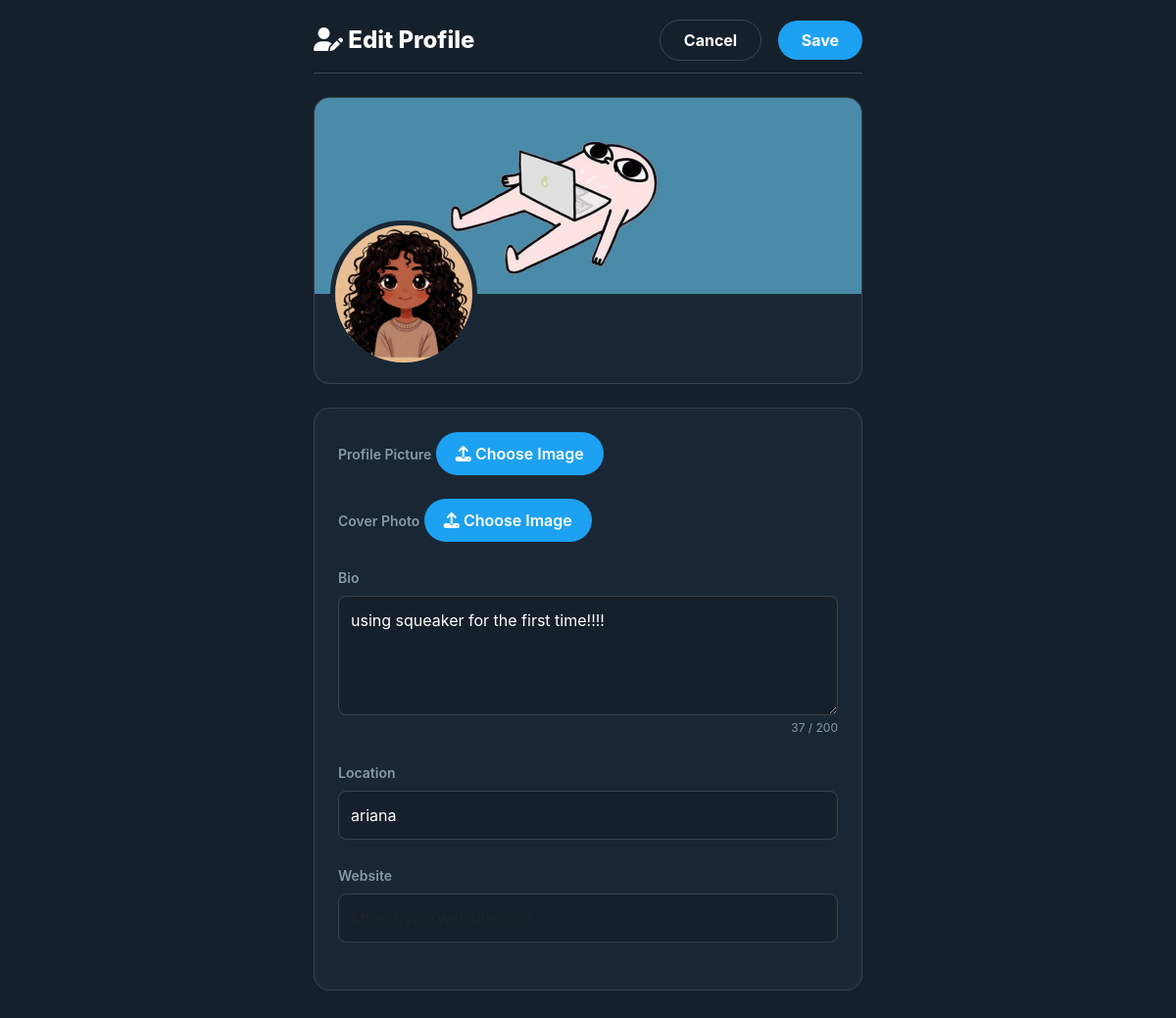
Page /profile/edit/ (signed in) on the committed database.
### musker/models.py (models this page shows, shortened)
class Profile(models.Model):
    user = models.OneToOneField(User, on_delete=models.CASCADE)
    follows = models.ManyToManyField("self", related_name="followed_by", symmetrical=False, blank=True)
    profile_image = models.ImageField(upload_to='profile_images/', blank=True, null=True)
    cover_image = models.ImageField(upload_to='cover_images/', blank=True, null=True)
    bio = models.TextField(max_length=200, blank=True)
    location = models.CharField(max_length=100, blank=True)
    website = models.URLField(blank=True)
    date_modified = models.DateTimeField(auto_now=True)
    date_created = models.DateTimeField(auto_now_add=True, null=True, blank=True)

### musker/views.py (the view)
# urls.py: path('profile/edit/', views.edit_profile, name='edit_profile'),
@login_required
def edit_profile(request):
    profile = request.user.profile
    if request.method == "POST":
        form = ProfileEditForm(request.POST, request.FILES, instance=profile)
        if form.is_valid():
            form.save()
            messages.success(request, "Your profile has been updated successfully!")
            return redirect('profile', pk=request.user.pk)
    else:
        form = ProfileEditForm(instance=profile)
    return render(request, 'editProfile.html', {'form': form, 'profile': profile})

### musker/forms.py
class ProfileEditForm(forms.ModelForm):
    profile_image = forms.ImageField(
        required=False,
        widget=forms.FileInput(attrs={
            'class': 'form-control',
            'accept': 'image/*'
        })
    )
    cover_image = forms.ImageField(
        required=False,
        widget=forms.FileInput(attrs={
            'class': 'form-control',
            'accept': 'image/*'
        })
    )
    bio = forms.CharField(
        required=False,
        widget=forms.Textarea(attrs={
            'class': 'form-control',
            'rows': 4,
            'placeholder': 'Tell us about yourself...'
        })
    )
    location = forms.CharField(
        required=False,
        widget=forms.TextInput(attrs={
            'class': 'form-control',
            'placeholder': 'Your location'
        })
    )
    website = forms.URLField(
        required=False,
        widget=forms.URLInput(attrs={
            'class': 'form-control',
            'placeholder': 'https://yourwebsite.com'
        })
    )
    class Meta:
        model = Profile
        fields = ['profile_image', 'cover_image', 'bio', 'location', 'website']

### musker/context_processors.py (called while the page is built)
def get_trending_topics(days=1, limit=5, min_meeps=3):
    cache_key = f'trending_topics_{days}_{limit}_{min_meeps}'
    cached = cache.get(cache_key)
    if cached:
        return cached
    time_threshold = timezone.now() - timedelta(days=days)
    trending = Hashtag.objects.filter(
        meephashtag__meep__created_at__gte=time_threshold
    ).annotate(
        meep_count=Count('meephashtag')
    ).filter(
        meep_count__gte=min_meeps
    ).order_by('-meep_count')[:limit]
    cache.set(cache_key, trending, 300)
    return trending

def get_suggested_profiles(user, limit=3):
    if not user.is_authenticated:
        return []
    suggested = Profile.objects.exclude(
        user=user
    ).exclude(
        followed_by=user.profile
    ).annotate(
        follower_count=Count('followed_by')
    ).order_by('-follower_count')[:limit]
    return suggested

def sidebar_context(request):
    context = {
        'trending_topics': get_trending_topics(days=1, limit=5, min_meeps=3),
    }
    if request.user.is_authenticated:
        context['suggested_profiles'] = get_suggested_profiles(request.user, limit=3)
    return context

### musker/templates/editProfile.html (shortened to what this page needs)
{% load static %}
<!DOCTYPE html>
<html lang="en">
<head>
    <link href="https://cdn.jsdelivr.net/npm/bootstrap@5.3.0/dist/css/bootstrap.min.css" rel="stylesheet">
    <link rel="stylesheet" href="https://cdnjs.cloudflare.com/ajax/libs/font-awesome/6.4.0/css/all.min.css">
</head>
<body>
    <div class="edit-container">
        <div class="edit-header">
            <h2><i class="fas fa-user-edit"></i> Edit Profile</h2>
            <div>
                <a href="{% url 'profile' request.user.pk %}" class="btn btn-cancel">Cancel</a>
                <button type="submit" form="edit-form" class="btn btn-save">Save</button>
            </div>
        </div>
        <form method="POST" enctype="multipart/form-data" id="edit-form">
            <div class="preview-section">
                <div class="cover-preview" id="cover-preview">
                    {% if profile.cover_image %}
                        <img src="{{ profile.cover_image.url }}" alt="Cover" id="cover-img">
                    {% endif %}
                </div>
                <div class="profile-preview" id="profile-preview">
                    {% if profile.profile_image %}
                        <img src="{{ profile.profile_image.url }}" alt="Profile" id="profile-img">
                    {% else %}
                        <img src="{% static 'images/default_profile.png' %}" alt="Profile" id="profile-img">
                    {% endif %}
                </div>
            </div>
            <div class="form-section">
                <div class="mb-4">
                    <label class="form-label">Profile Picture</label>
                    <label for="id_profile_image" class="upload-label">
                        <i class="fas fa-upload"></i> Choose Image
                    </label>
                </div>
                <div class="mb-4">
                    <label class="form-label">Cover Photo</label>
                    <label for="id_cover_image" class="upload-label">
                        <i class="fas fa-upload"></i> Choose Image
                    </label>
                </div>
                <div class="mb-4">
                    <label for="id_bio" class="form-label">Bio</label>
                    {{ form.bio }}
                    <div class="char-count">
                        <span id="bio-count">0</span> / 200
                    </div>
                </div>
                <div class="mb-4">
                    <label for="id_location" class="form-label">Location</label>
                    {{ form.location }}
                </div>
                <div class="mb-4">
                    <label for="id_website" class="form-label">Website</label>
                    {{ form.website }}
                </div>
            </div>
        </form>
    </div>
</body>
</html>

### musker/templates/editProfile.html (style rules this page uses)
:root { --primary-color: #1da1f2; --bg-color: #15202b; --card-bg: #192734; --border-color: #38444d; --text-primary: #ffffff; --text-secondary: #8899a6; }
body { background-color: var(--bg-color); color: var(--text-primary); font-family: -apple-system, BlinkMacSystemFont, "Segoe UI", Roboto, sans-serif; }
.edit-container { max-width: 600px; margin: 0 auto; padding: 20px; }
.edit-header { display: flex; align-items: center; justify-content: space-between; margin-bottom: 24px; padding-bottom: 12px; border-bottom: 1px solid var(--border-color); }
.edit-header h2 { margin: 0; font-size: 24px; font-weight: 800; }
.btn-save { background-color: var(--primary-color); color: white; border: none; border-radius: 24px; padding: 8px 24px; font-weight: 700; transition: background-color 0.2s; }
.btn-cancel { background-color: transparent; color: var(--text-primary); border: 1px solid var(--border-color); border-radius: 24px; padding: 8px 24px; font-weight: 700; margin-right: 12px; }
.preview-section { background-color: var(--card-bg); border: 1px solid var(--border-color); border-radius: 16px; overflow: hidden; margin-bottom: 24px; }
.cover-preview { position: relative; height: 200px; background: linear-gradient(135deg, #667eea 0%, #764ba2 100%); display: flex; align-items: center; justify-content: center; }
.cover-preview img { width: 100%; height: 100%; object-fit: cover; }
.profile-preview { position: relative; margin-top: -75px; margin-left: 16px; margin-bottom: 16px; width: 150px; height: 150px; }
.profile-preview img { width: 150px; height: 150px; border-radius: 50%; border: 5px solid var(--card-bg); object-fit: cover; background-color: var(--border-color); }
.form-section { background-color: var(--card-bg); border: 1px solid var(--border-color); border-radius: 16px; padding: 24px; margin-bottom: 24px; }
.form-label { color: var(--text-secondary); font-size: 14px; font-weight: 600; margin-bottom: 8px; }
.form-control, .form-control:focus { background-color: var(--bg-color); border: 1px solid var(--border-color); color: var(--text-primary); border-radius: 8px; padding: 12px; }
.char-count { text-align: right; color: var(--text-secondary); font-size: 12px; margin-top: 4px; }
.upload-label { display: inline-block; background-color: var(--primary-color); color: white; padding: 10px 20px; border-radius: 24px; cursor: pointer; font-weight: 600; transition: background-color 0.2s; }

### rows in the picture
Profile: cover_image (picture), profile_image (picture), bio "using squeaker for the first time!!!!", location "ariana"
